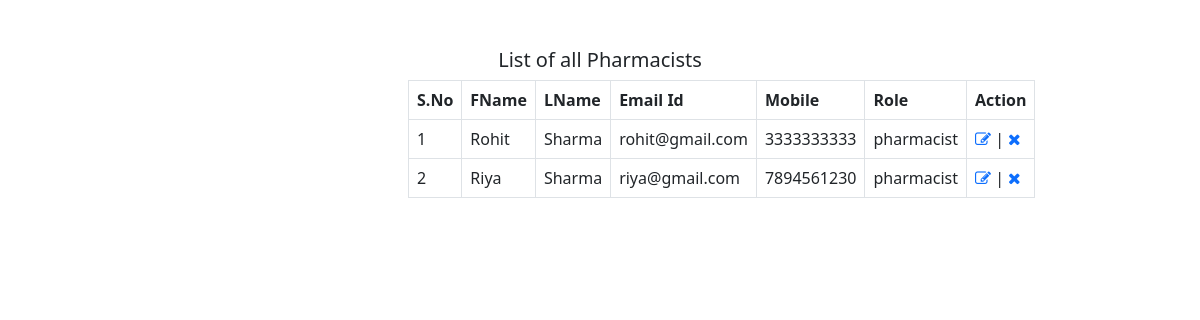
The app's page /actionPharmacist.php (signed in) with its own data.
### tables this page shows
CREATE TABLE `pharmacists` (
  `id` int(11) NOT NULL,
  `fname` varchar(100) NOT NULL,
  `lname` varchar(100) NOT NULL,
  `email` varchar(100) NOT NULL,
  `password` varchar(100) NOT NULL,
  `mobile` bigint(10) NOT NULL,
  `role` varchar(100) NOT NULL
);

### actionPharmacist.php (the view, shortened to what this page needs)
<?php
    if(isset($_SESSION['fname'])){
    include('includes/connection.php');
    $query = "select * from pharmacists;";
    $query_run = mysqli_query($connection,$query);
?>
<html>
    <head>
        <link rel="stylesheet" href="css/style.css">
        <link rel="stylesheet" href="bootstrap/css/bootstrap.min.css">
        <link rel="stylesheet" href="fontawesome/css/font-awesome.min.css">
    </head>
    <body>
        <div class="row">
            <div class="col-md-4 m-auto"><br><br>
                <center><h5>List of all Pharmacists</h5></center>
                <table class="table table-bordered">
                    <thead class="thead-dark">
                        <tr>
                            <th>S.No</th>
                            <th>FName</th>
                            <th>LName</th>
                            <th>Email Id</th>
                            <th>Mobile</th>
                            <th>Role</th>
                            <th>Action</th>
                        </tr>
                        <tbody>
                        <?php
                            $sno = 0;
                            while($row = mysqli_fetch_assoc($query_run)){
                                $sno += 1;
                                ?>
                                <tr>
                                <td><?php echo $sno;?></td>
                                <td><?php echo $row['fname'];?></td>
                                <td><?php echo $row['lname'];?></td>
                                <td><?php echo $row['email'];?></td>
                                <td><?php echo $row['mobile'];?></td>
                                <td><?php echo $row['role'];?></td>
                                <td><a href="editPharmacist.php?uid=<?php echo $row['id'];?>"><i class="fa fa-edit"></i></a> | <a href="deletePharmacist.php?uid=<?php echo $row['id'];?>"><i class="fa fa-remove"></i></a></td>
                            </tr>
                            <?php
                            }
                        ?>
                        </tbody>
                    </thead>
                </table>
            </div>
        </div>
    </body>
</html>
<?php
    }
    else{
        header('location:index.php');
    }
?>

### records on screen
pharmacists: fname "Rohit", lname "Sharma", email "rohit@gmail.com", mobile "3333333333", role "pharmacist"
pharmacists: fname "Riya", lname "Sharma", email "riya@gmail.com", mobile "7894561230", role "pharmacist"
